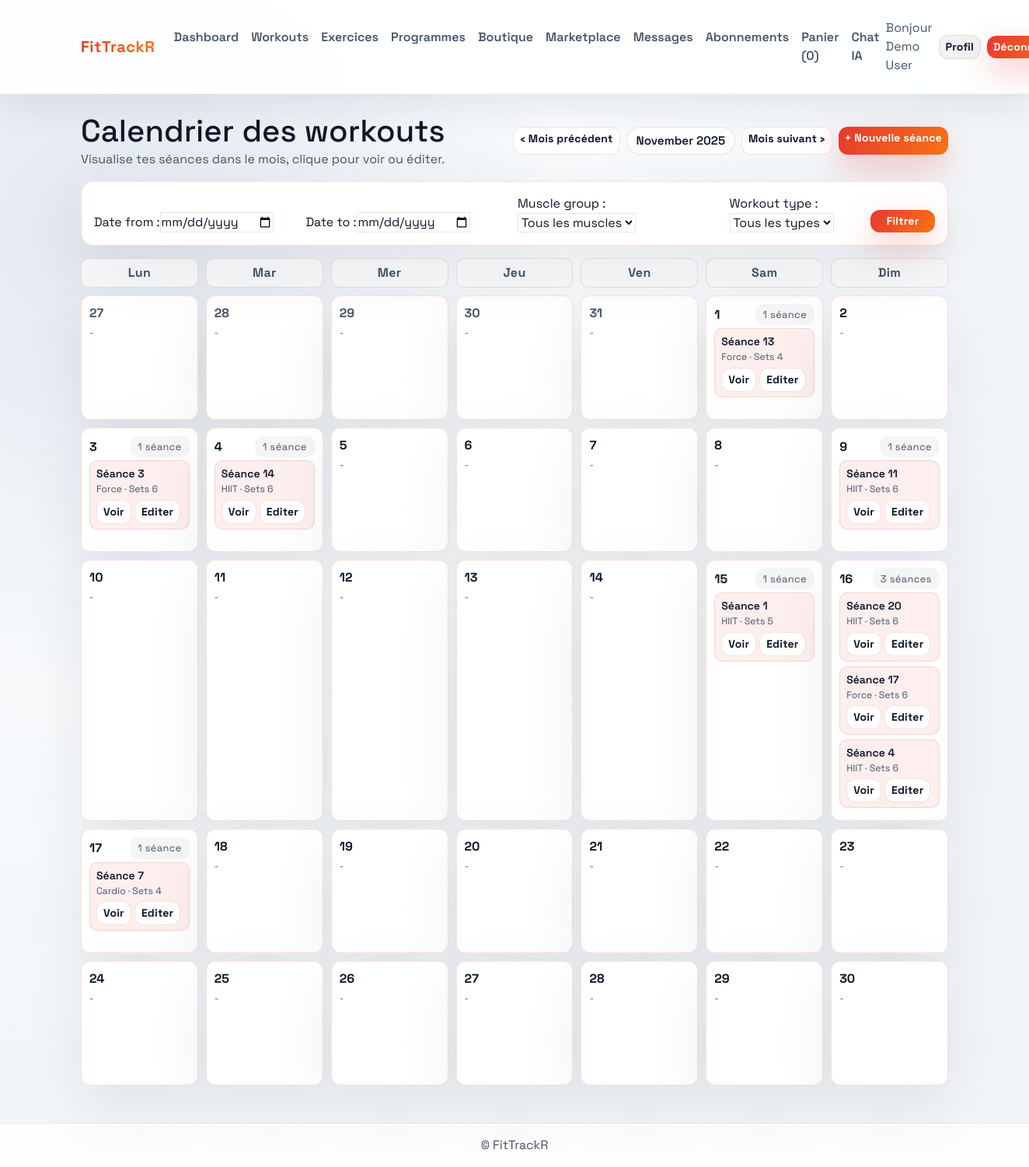
Page /workouts/ (signed in) on the committed database.
### users/models.py (models this page shows, shortened)
class CustomUser(AbstractBaseUser, PermissionsMixin):
    email = models.EmailField(unique=True)
    first_name = models.CharField(max_length=50, blank=True)
    last_name = models.CharField(max_length=50, blank=True)
    is_staff = models.BooleanField(default=False)
    is_active = models.BooleanField(default=True)
    date_joined = models.DateTimeField(default=timezone.now)
    objects = CustomUserManager()
    USERNAME_FIELD = "email"
    REQUIRED_FIELDS = []
    class Meta:
        ordering = ["-date_joined"]
    @property
    def full_name(self):
        return f"{self.first_name} {self.last_name}".strip() or self.email

### workouts/models.py (models this page shows, shortened)
class Workout(models.Model):
    user = models.ForeignKey(settings.AUTH_USER_MODEL, on_delete=models.CASCADE, related_name="workouts")
    title = models.CharField(max_length=150)
    date = models.DateField(default=timezone.now)
    workout_type = models.CharField(max_length=20, choices=WORKOUT_TYPES, default="strength")
    notes = models.TextField(blank=True)
    created_at = models.DateTimeField(auto_now_add=True)
    class Meta:
        ordering = ["-date", "-created_at"]

### workouts/views.py (the view, shortened to what this page needs)
# urls.py: path("", views.workout_list, name="workout_list"),
@login_required
def workout_list(request):
    ensure_free_plan(request.user)
    today = timezone.now().date()
    try:
        month = int(request.GET.get("month", today.month))
        year = int(request.GET.get("year", today.year))
        if month < 1 or month > 12:
            raise ValueError
    except (TypeError, ValueError):
        month, year = today.month, today.year
    start_month = date(year, month, 1)
    last_day = calendar.monthrange(year, month)[1]
    end_month = date(year, month, last_day)
    workouts = (
        Workout.objects.filter(user=request.user, date__gte=start_month, date__lte=end_month)
        .select_related()
        .prefetch_related("sets__exercise")
    )
    form = WorkoutFilterForm(request.GET or None)
    workouts = workouts.distinct()
    workouts_by_day = {}
    for w in workouts:
        workouts_by_day.setdefault(w.date, []).append(w)
    cal = calendar.Calendar(firstweekday=0)
    raw_weeks = cal.monthdatescalendar(year, month)
    weeks_struct = []
    for week in raw_weeks:
        days = []
        for d in week:
            days.append(
                {
                    "date": d,
                    "in_month": d.month == month,
                    "workouts": workouts_by_day.get(d, []),
                }
            )
        weeks_struct.append(days)
    prev_month_date = (start_month - timedelta(days=1)).replace(day=1)
    next_month_date = (end_month + timedelta(days=1)).replace(day=1)
    context = {
        "workouts": workouts,
        "form": form,
        "weeks": weeks_struct,
        "current_month": month,
        "current_year": year,
        "current_label": start_month.strftime("%B %Y"),
        "prev_month": prev_month_date.month,
        "prev_year": prev_month_date.year,
        "next_month": next_month_date.month,
        "next_year": next_month_date.year,
    }
    return render(request, "workouts/workout_list.html", context)

### workouts/forms.py
class WorkoutFilterForm(forms.Form):
    date_from = forms.DateField(required=False, widget=DateInput())
    date_to = forms.DateField(required=False, widget=DateInput())
    muscle_group = forms.ChoiceField(required=False, choices=[("", "Tous les muscles")] + [(key, label) for key, label in MUSCLE_GROUPS])
    workout_type = forms.ChoiceField(required=False, choices=[("", "Tous les types")] + [(key, label) for key, label in WORKOUT_TYPES])

### messaging/context_processors.py (called while the page is built)
def messaging_counts(request):
    if not request.user.is_authenticated:
        return {}
    inbox_unread = request.user.received_messages.filter(is_read=False).count()
    pending_requests = request.user.received_friend_requests.filter(status="pending").count()
    return {
        "messaging_unread": inbox_unread,
        "messaging_pending_requests": pending_requests,
    }

### shop/cart.py (called while the page is built)
    def __len__(self):
        return sum(self.cart.values())

### shop/context_processors.py (called while the page is built)
def cart(request):
    return {"cart": Cart(request)}

### subscriptions/utils.py (called while the page is built)
def ensure_default_plans():
    for plan_data in DEFAULT_PLANS:
        Plan.objects.get_or_create(
            code=plan_data["code"],
            defaults={
                "name": plan_data["name"],
                "level": plan_data["level"],
                "price": plan_data["price"],
                "description": plan_data["description"],
                "workout_limit_per_week": plan_data.get("workout_limit_per_week"),
                "features": plan_data.get("features", ""),
            },
        )

def ensure_free_plan(user):
    ensure_default_plans()
    if Subscription.objects.filter(user=user, active=True).exists():
        return
    free_plan = Plan.objects.get(code="free")
    Subscription.objects.create(user=user, plan=free_plan)

### workouts/templates/workouts/workout_list.html (shortened to what this page needs)
{% extends 'base.html' %}
{% block content %}
<div class="d-flex justify-content-between align-items-center flex-wrap gap-2 mb-3">
    <div>
        <h1 class="mb-0">Calendrier des workouts</h1>
        <p class="text-muted mb-0">Visualise tes séances dans le mois, clique pour voir ou éditer.</p>
    </div>
    <div class="d-flex flex-wrap gap-2 ms-auto">
        <a class="btn btn-outline-light btn-sm" href="?year={{ prev_year }}&month={{ prev_month }}">‹ Mois précédent</a>
        <span class="pill pill-ghost">{{ current_label }}</span>
        <a class="btn btn-outline-light btn-sm" href="?year={{ next_year }}&month={{ next_month }}">Mois suivant ›</a>
        <a class="btn btn-primary btn-sm" href="{% url 'workouts:workout_create' %}">+ Nouvelle séance</a>
    </div>
</div>
<div class="card p-3 mb-3">
    <form method="get" class="row g-2 align-items-end">
        <div class="col-md-3">
            {{ form.date_from.label_tag }}{{ form.date_from }}
        </div>
        <div class="col-md-3">
            {{ form.date_to.label_tag }}{{ form.date_to }}
        </div>
        <div class="col-md-3">
            {{ form.muscle_group.label_tag }}{{ form.muscle_group }}
        </div>
        <div class="col-md-2">
            {{ form.workout_type.label_tag }}{{ form.workout_type }}
        </div>
        <div class="col-md-1 d-grid">
            <button class="btn btn-primary btn-sm" type="submit">Filtrer</button>
        </div>
    </form>
</div>
<div class="calendar-grid mb-4">
    <div class="calendar-head">Lun</div>
    <div class="calendar-head">Mar</div>
    <div class="calendar-head">Mer</div>
    <div class="calendar-head">Jeu</div>
    <div class="calendar-head">Ven</div>
    <div class="calendar-head">Sam</div>
    <div class="calendar-head">Dim</div>
    {% for week in weeks %}
        {% for day in week %}
            <div class="calendar-cell {% if not day.in_month %}muted{% endif %}">
                <div class="d-flex justify-content-between align-items-center mb-1">
                    <span class="day-number">{{ day.date.day }}</span>
                    {% if day.workouts %}
                        <span class="tag">{{ day.workouts|length }} séance{{ day.workouts|length|pluralize:"s" }}</span>
                    {% endif %}
                </div>
                <div class="small">
                    {% for w in day.workouts %}
                        <div class="calendar-item">
                            <div class="fw-semibold">{{ w.title }}</div>
                            <div class="text-muted small">{{ w.get_workout_type_display }} · Sets {{ w.sets.count }}</div>
                            <div class="d-flex gap-1 mt-1">
                                <a class="btn btn-outline-light btn-sm" href="{% url 'workouts:workout_detail' w.pk %}">Voir</a>
                                <a class="btn btn-outline-light btn-sm" href="{% url 'workouts:workout_update' w.pk %}">Editer</a>
                            </div>
                        </div>
                    {% empty %}
                        <div class="text-muted small">-</div>
                    {% endfor %}
                </div>
            </div>
        {% endfor %}
    {% endfor %}
</div>
{% endblock %}

### templates/base.html (shortened to what this page needs)
{% load static %}
<!doctype html>
<html lang="fr">
<head>
    <link href="https://cdn.jsdelivr.net/npm/bootstrap@5.3.3/dist/css/bootstrap.min.css" rel="stylesheet">
    <link rel="stylesheet" href="https://cdn.jsdelivr.net/npm/bootstrap-icons@1.11.3/font/bootstrap-icons.css">
    <link rel="stylesheet" href="{% static 'styles.css' %}">
</head>
<body class="app-body">
    <header>
        <nav class="navbar navbar-expand-lg navbar-light glass-nav sticky-top py-3">
            <div class="container-xl">
                <a class="navbar-brand brand-gradient" href="{% url 'dashboard:home' %}">FitTrackR</a>
                <div class="collapse navbar-collapse" id="navbarNav">
                    <ul class="navbar-nav me-auto mb-2 mb-lg-0">
                        <li class="nav-item"><a class="nav-link nav-link-soft" href="{% url 'dashboard:home' %}">Dashboard</a></li>
                        <li class="nav-item"><a class="nav-link nav-link-soft" href="{% url 'workouts:workout_list' %}">Workouts</a></li>
                        <li class="nav-item"><a class="nav-link nav-link-soft" href="{% url 'workouts:exercise_list' %}">Exercices</a></li>
                        <li class="nav-item"><a class="nav-link nav-link-soft" href="{% url 'programs:program_list' %}">Programmes</a></li>
                        <li class="nav-item"><a class="nav-link nav-link-soft" href="{% url 'shop:product_list' %}">Boutique</a></li>
                        <li class="nav-item"><a class="nav-link nav-link-soft" href="{% url 'shop:marketplace_list' %}">Marketplace</a></li>
                        <li class="nav-item"><a class="nav-link nav-link-soft" href="{% url 'messaging:inbox' %}">Messages</a></li>
                        <li class="nav-item"><a class="nav-link nav-link-soft" href="{% url 'subscriptions:plans' %}">Abonnements</a></li>
                        <li class="nav-item"><a class="nav-link nav-link-soft" href="{% url 'shop:cart_detail' %}">Panier ({{ cart|length }})</a></li>
                        <li class="nav-item"><a class="nav-link nav-link-soft" href="{% url 'dashboard:ai_chat' %}">Chat IA</a></li>
                    </ul>
                    <div class="d-flex align-items-center gap-2">
                        {% if user.is_authenticated %}
                            <span class="navbar-text text-muted">Bonjour {{ user.full_name }}</span>
                            <a class="btn btn-ghost btn-sm" href="{% url 'users:profile' %}">Profil</a>
                            <a class="btn btn-primary btn-sm" href="{% url 'users:logout' %}">Déconnexion</a>
                        {% else %}
                            <a class="btn btn-ghost btn-sm" href="{% url 'users:login' %}">Connexion</a>
                            <a class="btn btn-primary btn-sm" href="{% url 'users:register' %}">Inscription</a>
                        {% endif %}
                    </div>
                </div>
            </div>
        </nav>
    </header>
    <main class="main-shell container-xl py-4">
        {% block content %}{% endblock %}
    </main>
    <footer class="site-footer text-center py-3">© FitTrackR</footer>
</body>
</html>

### static/styles.css (style rules this page uses)
:root { --bg: radial-gradient(circle at 10% 20%, #e2e8f0 0%, #f8fafc 35%, #f1f5f9 70%); --surface: #ffffff; --surface-strong: #f8fafc; --primary: #e6392f; --secondary: #2563eb; --accent: #12b886; --text: #0f172a; --muted: #475569; --border: rgba(230, 57, 47, 0.16); --border-strong: rgba(15, 23, 42, 0.08); --shadow: 0 25px 80px rgba(0, 0, 0, 0.08); --radius: 16px; }
* { box-sizing: border-box; }
body, .app-body { margin: 0; min-height: 100vh; background: var(--bg); color: var(--text); font-family: 'Space Grotesk', 'Segoe UI', sans-serif; }
a { color: var(--primary); text-decoration: none; }
.main-shell { padding-bottom: 3rem; }
.glass-nav { background: rgba(255, 255, 255, 0.92); backdrop-filter: blur(14px); border-bottom: 1px solid rgba(15, 23, 42, 0.04); box-shadow: 0 20px 40px rgba(15, 23, 42, 0.07); }
.navbar-brand { font-weight: 800; letter-spacing: 0.6px; }
.brand-gradient { background: linear-gradient(90deg, var(--primary), #f97316); -webkit-background-clip: text; color: transparent; animation: gradientShift 9s ease infinite; }
.nav-link-soft { color: var(--muted); font-weight: 600; position: relative; padding: 0.35rem 0.75rem; }
.nav-link-soft::after { content: ""; position: absolute; left: 0; bottom: 0.2rem; width: 100%; height: 2px; background: linear-gradient(90deg, var(--primary), var(--secondary)); transform: scaleX(0); transform-origin: left; transition: transform 0.2s ease; }
.site-footer { background: rgba(255, 255, 255, 0.85); border-top: 1px solid var(--border); color: var(--muted); }
.card, .alert, .list-group-item, .table { background: var(--surface); border: 1.5px solid var(--border); box-shadow: var(--shadow); color: var(--text); border-radius: var(--radius); transition: all 0.3s ease; }
.btn, button { border: none; border-radius: 12px; font-weight: 700; letter-spacing: 0.2px; transition: transform 0.1s ease, box-shadow 0.2s ease, background 0.2s ease, color 0.2s ease; }
.btn-primary, button, .btn.btn-primary { background: linear-gradient(120deg, var(--primary), #f97316); color: #fff; box-shadow: 0 16px 40px rgba(230, 57, 47, 0.28); border: none; }
.btn-ghost { background: rgba(15, 23, 42, 0.05); color: var(--text); border: 1px solid var(--border); }
.btn-outline-light { border: 1px solid var(--border); color: var(--text); background: #fff; }
.form-control, .form-select, textarea, input, select { background: #fff; border: 1px solid var(--border); color: var(--text); }
.muted, .text-muted { color: var(--muted) !important; }
.pill { display: inline-flex; align-items: center; gap: 6px; padding: 6px 12px; border-radius: 999px; border: 1px solid var(--border); background: rgba(99, 102, 241, 0.08); color: var(--text); font-weight: 600; font-size: 0.95rem; }
.pill-ghost { background: rgba(255, 255, 255, 0.85); }
.tag { display: inline-block; padding: 4px 10px; border-radius: 10px; background: rgba(15, 23, 42, 0.04); color: var(--muted); font-size: 0.8rem; letter-spacing: 0.4px; }
.calendar-grid { display: grid; grid-template-columns: repeat(auto-fit, minmax(150px, 1fr)); gap: 10px; }
.calendar-head { text-align: center; font-weight: 700; letter-spacing: 0.3px; color: var(--muted); padding: 6px 8px; background: #f8fafc; border-radius: 10px; border: 1px solid var(--border); }
.calendar-cell { min-height: 160px; padding: 10px; border-radius: 12px; border: 1px solid var(--border); background: #fff; box-shadow: var(--shadow); }
.calendar-cell .day-number { font-weight: 700; }
.calendar-item { padding: 6px 8px; border: 1px solid var(--border); border-radius: 10px; margin-bottom: 6px; background: rgba(230, 57, 47, 0.08); }

### rows in the picture
CustomUser: full_name "Demo User"
Workout: title "Séance 13", workout_type "Force", sets.count "4"
Workout: title "Séance 3", workout_type "Force", sets.count "6"
Workout: title "Séance 14", workout_type "HIIT", sets.count "6"
Workout: title "Séance 11", workout_type "HIIT", sets.count "6"
Workout: title "Séance 1", workout_type "HIIT", sets.count "5"
Workout: title "Séance 20", workout_type "HIIT", sets.count "6"
Workout: title "Séance 17", workout_type "Force", sets.count "6"
Workout: title "Séance 4", workout_type "HIIT", sets.count "6"
Workout: title "Séance 7", workout_type "Cardio", sets.count "4"

### other values in the picture
{{ cart|length }} "0"
{{ current_label }} "November 2025"
{{ day.date.day }} "27" "28" "29" "30" "31" "1" "2" "3" "4" "5" "6" "7" "8" "9" "10" "11" "12" "13" "14" "15" "16" "17" "18" "19" "20" "21" "22" "23" "24" "25" "26" "27" "28" "29" "30"
{{ day.workouts|length }} "1" "1" "1" "1" "1" "3" "1"
